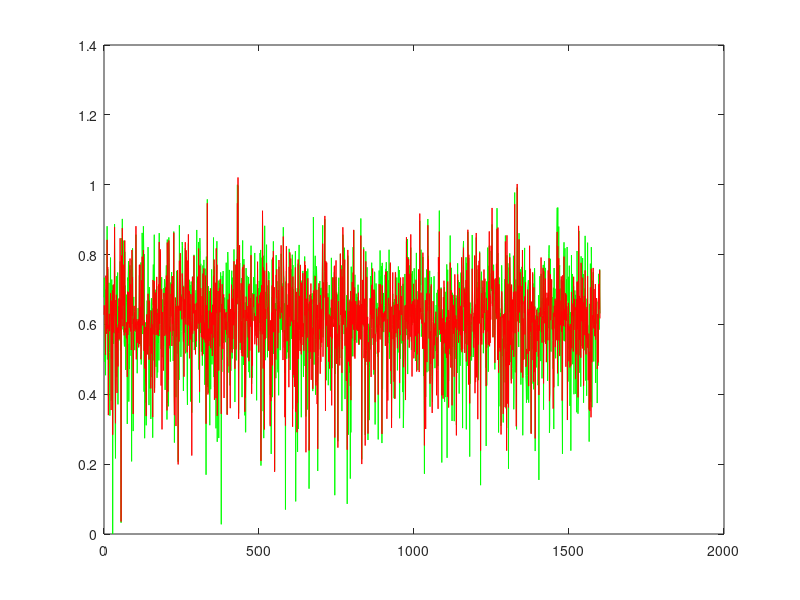

MATLAB code to generate this figure:
function [] = proj2_synth()
%% Project 2 - Learning to Rank using Linear Regression
%% Nandakishore Krishna
%% Person number : 50169797

clear; close all; clc;

UBitName = 'Nanda Kishore Krishna';
personNumber = '50169797';

format long g

% import data
load('synthetic.mat');

% transpose the input matrix to get 2000 X 10
x = x';

% training set - 80% of dataset
trainingX2 = x(1:1600, :);
trainingT2 = t(1:1600, 1);

% validation set - 10 % dataset
validationX2 = x(1601:1800, :);
validationT2 = t(1601:1800, 1);

% testing set - 10% of dataset
testingX2 = x(1801:size(x,1), :);
testingT2 = t(1801:size(t,1), 1);

% number of training samples
n2 = size(trainingX2, 1);

% no. of dimensions of the training set
d2 = size(trainingX2, 2);

% % histograms for the dataset
% figure(1)
% histogram(trainingX2(:,1));
% figure(2)
% histogram(trainingX2(:,2));

% model complexity
M2 = 20;

% find the clusters for the datapoints
fprintf('Finding %d clusters ...\n', M2);
[idx2, C2] = kmeans(trainingX2, M2);

% centres for the basis functions D X M
% we assign centroids of the clusters to muj
mu2 = C2;

% spread for the Gaussian radial functions
fprintf('Calculating the spread for the %d Gaussian radial functions ...\n', M2);

cluster_variance = zeros(M2,d2);
for i = 1 : M2
    temp = [];
    for j = 1 : length(idx2)
        if j == i
            temp = [temp; trainingX2(j,:)];
        end
    end
    cluster_variance(i,:) = var(temp);
%     cluster_variance(i,:) = 1 * ones(1, d2);
%     cluster_variance(i,1) = 0.5;
end

% the sigmaj for the basis functions
Sigma2 = zeros(d2,d2,M2);
for j = 2 : M2
    for i = 1 : n2
        Sigma2(:,:,j) = diag(cluster_variance(j,:));
    end
end


phi2 = calculatePhi(trainingX2, M2, Sigma2, mu2);

% regularization coefficient
lambda2 = 0;

% closed form solution for the weights
fprintf('Finding the closed form solution ...\n');
w2 = pinv((lambda2 * eye(M2)) + phi2' * phi2) * phi2' * trainingT2;

% sum of squares error and erms for the training set
[errorTrain, trainPer2] = calculateError(phi2, trainingT2, w2, size(trainingX2, 1), lambda2)

% validation set
phiValid = calculatePhi(validationX2, M2, Sigma2, mu2);
[errorVal, validPer2] = calculateError(phiValid, validationT2, w2, size(validationX2, 1), lambda2)

% testing set
phiTest = calculatePhi(testingX2, M2, Sigma2, mu2);
[errorTest, testPer2] = calculateError(phiTest, testingT2, w2, size(testingX2, 1), lambda2);


figure(2)
y2 = phi2 * w2;
xaxis = linspace(0, length(y2), length(y2));
plot(xaxis, trainingT2, 'g', xaxis, y2, 'r');

save('proj2_synth.mat');
end


function Phi = calculatePhi(X, M, Sigma, mu)

% number of training samples
n = size(X, 1);

% determine design matrix N X M
fprintf('Calculating the design matrix phi of size %d X %d ...\n', n, M);
Phi = ones(n, M);
for j = 2 : M
    for i = 1 : n
        temp = X(i,:)' - mu(j);
        siginv = inv(Sigma(:,:,j));
        Phi(i,j) = exp(-1 * (temp' * siginv * temp) / 2);
    end
end

end

function [err, erms] = calculateError(phi, t, w, n, lambda)

% sum of squares error
err = sum((t - (phi * w)) .^ 2) / 2 + (lambda * (w' * w) / 2);

% root mean square error
erms = sqrt(2 * err / n);

end
